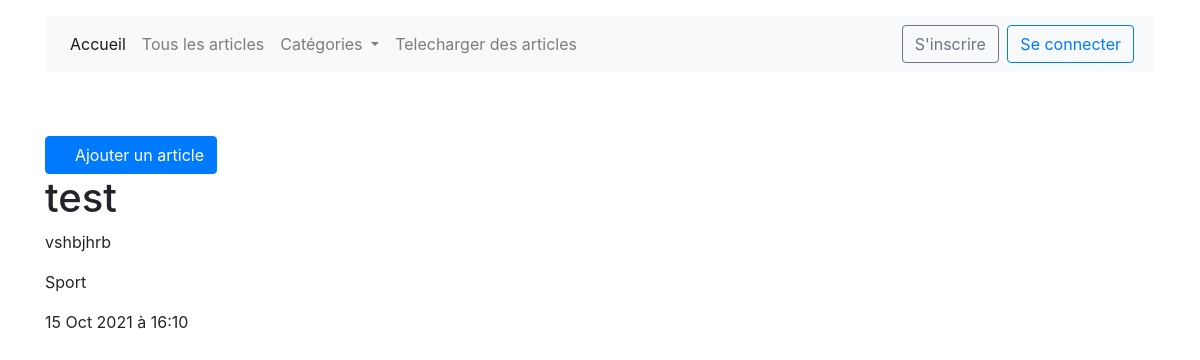
Page /articles on the earlier database version.
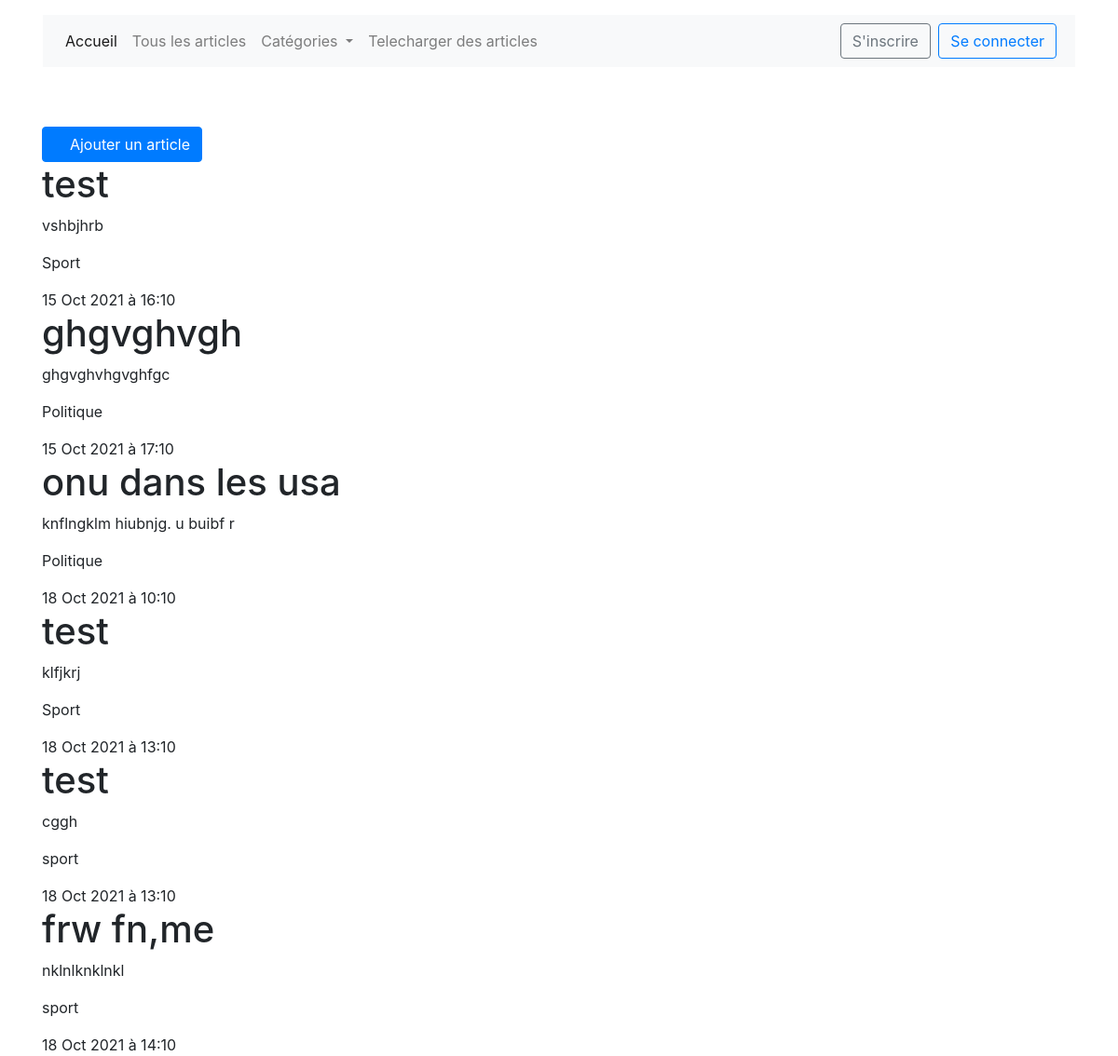
Same page on the later database version.
### App/models.py (models this page shows)
class Article(models.Model):
    titre = models.CharField(max_length=30)
    description = models.CharField(max_length=300)
    date = models.DateTimeField(default=timezone.now, blank=True)
    cat_choises = (
        ('sport', 'sport'),
        ('sante', 'santé'),
        ('politique', 'politique'),
    )
    categorie = models.CharField(max_length=30, choices=cat_choises)

### App/views.py (the view)
# urls.py: path('articles', liste_articles, name='articles'),
def liste_articles(request):
    queryset = Article.objects.all()
    context = {
        'articles': queryset
    }
    return render(request, 'liste-article.html', context)

### App/templates/liste-article.html
{% extends 'base.html' %}
{% block content %}
<div class="container">
    <a href="{% url 'ajout_article' %}">
       <button class="btn btn-primary "><i class="far fa-plus-square"></i> Ajouter un article</button>
    </a>
    {% if articles == None %}
    <h2>aucun article pour le monent</h2>
    {% else %}
        {% for article in articles %}
            <h1>{{article.titre}}</h1>
            <p>{{article.description}}</p>
            <p>{{article.categorie}}</p>
            <span>{{article.date}}</span>
        {% endfor%}
    {% endif %}
</div>
{% endblock %}

### App/templates/base.html (shortened to what this page needs)
<!DOCTYPE html>
<html lang="en">
<head>
    <link rel="stylesheet" href="https://stackpath.bootstrapcdn.com/bootstrap/4.1.3/css/bootstrap.min.css">
    <link href="/static/fontawesome-free/css/all.min.css" rel="stylesheet" type="text/css">
</head>
<body>
  <div class="container mb-5 p-3">
    <nav class="navbar navbar-expand-lg navbar-light bg-light">
    <div class="collapse navbar-collapse" id="navbarSupportedContent">
      <ul class="navbar-nav mr-auto">
        <li class="nav-item active">
          <a class="nav-link" href="{% url 'home' %}">Accueil</a>
        </li>
        <li class="nav-item">
          <a class="nav-link" href="{% url 'articles' %}">Tous les articles</a>
        </li>
        <li class="nav-item dropdown">
          <a class="nav-link dropdown-toggle" href="#" id="navbarDropdown" role="button" data-toggle="dropdown" aria-haspopup="true" aria-expanded="false">
            Catégories
          </a>
        </li>
          <li class="nav-item">
          <a class="nav-link" href="{% url 'download' %}">Telecharger des articles</a>
        </li>
      </ul>
        {% if user.is_authenticated %}
        <div>
           <a href="{% url 'logout' %}">
             <button class="btn btn-outline-primary mr-1">Se deconnecter</button>
           </a>
     </div>
        {% else %}
            <div>
       <a href="{% url 'signup' %}">
         <button class="btn btn-outline-secondary mr-1">S'inscrire</button>
       </a>
       <a href="{% url 'login' %}">
         <button class="btn btn-outline-primary mr-1">Se connecter</button>
       </a>
     </div>
        {% endif %}
    </div>
  </nav>
  </div>
{% block content %}
{% endblock%}
</body>
</html>

Differences in the rows shown:
added Article: titre "ghgvghvgh", description "ghgvghvhgvghfgc", categorie "Politique", date "15 Oct 2021 à 17:10"
added Article: titre "onu dans les usa", description "knflngklm hiubnjg. u buibf r", categorie "Politique", date "18 Oct 2021 à 10:10"
added Article: titre "test", description "klfjkrj", categorie "Sport", date "18 Oct 2021 à 13:10"
added Article: titre "test", description "cggh", categorie "sport", date "18 Oct 2021 à 13:10"
added Article: titre "frw fn,me", description "nklnlknklnkl", categorie "sport", date "18 Oct 2021 à 14:10"
